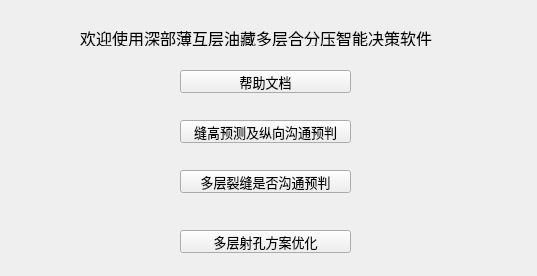
<?xml version="1.0" encoding="UTF-8"?>
<ui version="4.0">
 <class>Form</class>
 <widget class="QWidget" name="Form">
  <property name="geometry">
   <rect>
    <x>0</x>
    <y>0</y>
    <width>537</width>
    <height>276</height>
   </rect>
  </property>
  <property name="minimumSize">
   <size>
    <width>537</width>
    <height>276</height>
   </size>
  </property>
  <property name="windowTitle">
   <string>欢迎使用</string>
  </property>
  <widget class="QPushButton" name="pushButton">
   <property name="geometry">
    <rect>
     <x>180</x>
     <y>70</y>
     <width>171</width>
     <height>23</height>
    </rect>
   </property>
   <property name="font">
    <font>
     <family>Agency FB</family>
     <pointsize>10</pointsize>
    </font>
   </property>
   <property name="text">
    <string>帮助文档</string>
   </property>
  </widget>
  <widget class="QPushButton" name="pushButton_1">
   <property name="geometry">
    <rect>
     <x>180</x>
     <y>120</y>
     <width>171</width>
     <height>23</height>
    </rect>
   </property>
   <property name="font">
    <font>
     <family>Agency FB</family>
     <pointsize>10</pointsize>
    </font>
   </property>
   <property name="text">
    <string>缝高预测及纵向沟通预判</string>
   </property>
  </widget>
  <widget class="QPushButton" name="pushButton_2">
   <property name="geometry">
    <rect>
     <x>180</x>
     <y>170</y>
     <width>171</width>
     <height>23</height>
    </rect>
   </property>
   <property name="font">
    <font>
     <family>Agency FB</family>
     <pointsize>10</pointsize>
    </font>
   </property>
   <property name="text">
    <string>多层裂缝是否沟通预判</string>
   </property>
  </widget>
  <widget class="QPushButton" name="pushButton_3">
   <property name="geometry">
    <rect>
     <x>180</x>
     <y>230</y>
     <width>171</width>
     <height>23</height>
    </rect>
   </property>
   <property name="font">
    <font>
     <family>Agency FB</family>
     <pointsize>10</pointsize>
    </font>
   </property>
   <property name="text">
    <string>多层射孔方案优化</string>
   </property>
  </widget>
  <widget class="QLabel" name="label">
   <property name="geometry">
    <rect>
     <x>80</x>
     <y>30</y>
     <width>401</width>
     <height>16</height>
    </rect>
   </property>
   <property name="font">
    <font>
     <family>新宋体</family>
     <pointsize>12</pointsize>
    </font>
   </property>
   <property name="text">
    <string>欢迎使用深部薄互层油藏多层合分压智能决策软件</string>
   </property>
  </widget>
 </widget>
 <resources/>
 <connections/>
 <slots>
  <slot>openWin1()</slot>
  <slot>openWin2()</slot>
  <slot>openWin3()</slot>
 </slots>
</ui>
